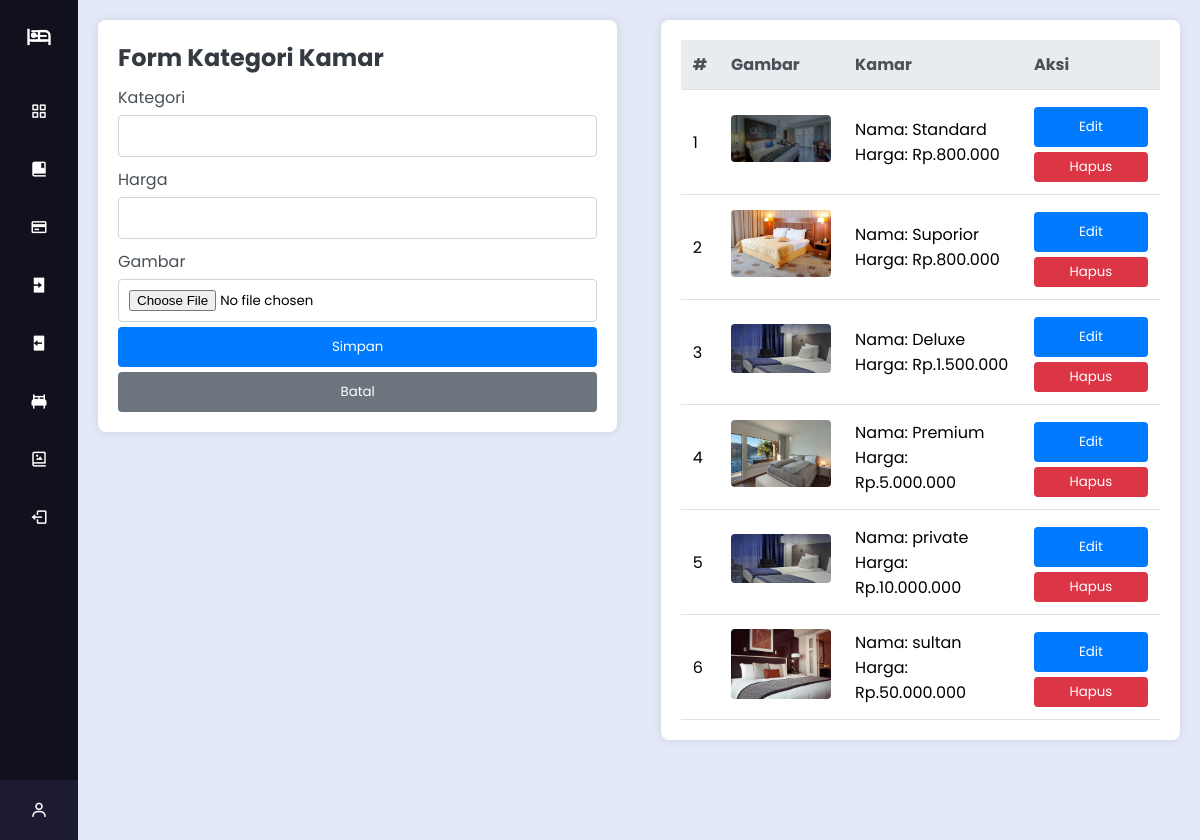
Page /admin/kategori.php (signed in) on the committed database.
### tables this page shows
CREATE TABLE `rooms` (
  `id` int(11) NOT NULL,
  `category` varchar(255) NOT NULL,
  `price` decimal(10,2) NOT NULL,
  `image` varchar(255) NOT NULL
);

### admin/kategori.php (the view, shortened to what this page needs)
<?php session_start();
require 'header.php';
if (!isset($_SESSION['log']) || $_SESSION['log'] !== true) {
    header('Location: login.php');
    exit;
} require 'footer.php'; ?>
<section class="home-section">
<?php
$servername = "localhost";
$username = "root";
$password = "";
$dbname = "hotel";
$conn = new mysqli($servername, $username, $password, $dbname);
$id = isset($_GET['edit']) ? $_GET['edit'] : null;
$kategori = '';
$harga = '';
$sql = "SELECT * FROM rooms";
$result = $conn->query($sql);
function formatRupiah($number) {
    return 'Rp.' . number_format($number, 0, ',', '.');
}
?>
<!DOCTYPE html>
<html>
<head>
    <link rel="stylesheet" type="text/css" href="style.css">
</head>
<body>
<div class="container">
    <div class="form-container">
        <h2>Form Kategori Kamar</h2>
        <form method="post" enctype="multipart/form-data" action="<?php echo htmlspecialchars($_SERVER["PHP_SELF"]); ?><?php echo $id ? '?edit=' . $id : ''; ?>">
            <label>Kategori</label>
            <input type="text" name="kategori" required value="<?php echo $kategori; ?>">
            <label>Harga</label>
            <input type="text" name="harga" required value="<?php echo $harga; ?>">
            <label>Gambar</label>
            <input type="file" name="gambar">
            <button type="submit">Simpan</button>
            <?php if ($id): ?>
                <a href="?cancel=<?php echo $id; ?>"><button type="button">Batal</button></a>
            <?php else: ?>
                <button type="reset">Batal</button>
            <?php endif; ?>
        </form>
    </div>
    <div class="table-container">
        <table>
            <tr>
                <th>#</th>
                <th>Gambar</th>
                <th>Kamar</th>
                <th>Aksi</th>
            </tr>
            <?php
            if ($result->num_rows > 0) {
                $counter = 1;
                while($row = $result->fetch_assoc()) {
                    echo "<tr>";
                    echo "<td>" . $counter . "</td>";
                    echo "<td><img src='uploads/" . $row['image'] . "' width='100'></td>";
                    echo "<td>";
                    echo "Nama: " . $row['category'] . "<br>";
                    echo "Harga: " . formatRupiah($row['price']);
                    echo "</td>";
                    echo "<td class='actions'>";
                    echo "<a href='?edit=" . $row['id'] . "'><button class='edit-button'>Edit</button></a>";
                    echo "<a href='?delete=" . $row['id'] . "'><button class='delete-button'>Hapus</button></a>";
                    echo "</td>";
                    echo "</tr>";
                    $counter++;
                }
            } else {
                echo "<tr><td colspan='4'>Tidak ada data</td></tr>";
            }
            ?>
        </table>
    </div>
</div>
</body>
</html>
</section>

### admin/header.php (shortened to what this page needs)
<!DOCTYPE html>
<html lang="en" dir="ltr">
  <head>
    <link rel="stylesheet" href="css/style.css">
    <link href='https://unpkg.com/boxicons@2.0.7/css/boxicons.min.css' rel='stylesheet'>
   </head>
<body>
  <div class="sidebar">
    <div class="logo-details">
        <i class='bx bx-hotel' ></i>
        <i class='bx bx-menu' id="btn" ></i>
    </div>
    <ul class="nav-list">
      <li>
        <a href="beranda.php">
          <i class='bx bx-grid-alt'></i>
        </a>
      </li>
      <li>
       <a href="booking.php">
        <i class='bx bxs-book-bookmark' ></i>
       </a>
     </li>
     <li>
       <a href="proses_bayar.php">
        <i class='bx bx-credit-card'></i>
       </a>
     </li>
     <li>
       <a href="checkin.php">
        <i class='bx bxs-log-in'></i>
       </a>
     </li>
     <li>
       <a href="checkout.php">
        <i class='bx bxs-log-out' ></i>
       </a>
     </li>
     <li>
       <a href="kategori.php">
        <i class='bx bxs-bed'></i>
       </a>
     </li>
     <li>
       <a href="kamar.php">
        <i class='bx bx-photo-album' ></i>
       </a>
     </li>
     <li>
     <a href="logout.php">
    <i class='bx bx-log-out'></i>
</a>
     </li>
     <li class="profile">
         <div class="profile-details">
           <div class="name_job">
             <div class="name">Admin</div>
             <div class="job">Web Admin</div>
           </div>
         </div>
         <a href="../user/index.php">
         <i class='bx bx-user' id="log_out" ></i>
         </a>
     </li>
    </ul>
  </div>

### admin/footer.php (shortened to what this page needs)
</body>
</html>

### admin/css/style.css (style rules this page uses)
* { margin: 0; padding: 0; box-sizing: border-box; font-family: "Poppins" , sans-serif; }
.sidebar { position: fixed; left: 0; top: 0; height: 100%; width: 78px; background: #11101D; padding: 6px 14px; z-index: 99; transition: all 0.5s ease; }
.sidebar .logo-details { height: 60px; display: flex; align-items: center; position: relative; }
.sidebar .logo-details #btn { position: absolute; top: 50%; right: 0; transform: translateY(-50%); font-size: 22px; transition: all 0.4s ease; font-size: 23px; text-align: center; cursor: pointer; transition: all 0.5s ease; }
.sidebar i { color: #fff; height: 60px; min-width: 50px; font-size: 28px; text-align: center; line-height: 60px; }
.sidebar .nav-list { margin-top: 20px; height: 100%; }
.sidebar li { position: relative; margin: 8px 0; list-style: none; }
.sidebar li a { display: flex; height: 100%; width: 100%; border-radius: 12px; align-items: center; text-decoration: none; transition: all 0.4s ease; background: #11101D; }
.sidebar li i { height: 50px; line-height: 50px; font-size: 18px; border-radius: 12px; }
.sidebar li.profile { position: fixed; height: 60px; width: 78px; left: 0; bottom: -8px; padding: 10px 14px; background: #1d1b31; transition: all 0.5s ease; overflow: hidden; }
.sidebar li .profile-details { display: flex; align-items: center; flex-wrap: nowrap; }
.sidebar li.profile .name, .sidebar li.profile .job { font-size: 15px; font-weight: 400; color: #fff; white-space: nowrap; }
.sidebar li.profile .job { font-size: 12px; }
.sidebar .profile #log_out { position: absolute; top: 50%; right: 0; transform: translateY(-50%); background: #1d1b31; width: 100%; height: 60px; line-height: 60px; border-radius: 0px; transition: all 0.5s ease; }
.home-section { position: relative; background: #E4E9F7; min-height: 100vh; top: 0; left: 78px; width: calc(100% - 78px); transition: all 0.5s ease; z-index: 2; }

### admin/kategori.php (style rules this page uses)
body { font-family: Arial, sans-serif; background-color: #E4E9F7; margin: 0; padding: 20px; }
.container { display: flex; flex-wrap: wrap; justify-content: space-between; align-items: flex-start; gap: 15px; }
.form-container, .table-container { flex: 1; min-width: 300px; max-width: 48%; background-color: #fff; padding: 20px; border-radius: 8px; box-shadow: 0 0 10px rgba(0, 0, 0, 0.1); }
h2 { margin-top: 0; color: #343a40; }
label { display: block; margin-top: 10px; color: #495057; }
input[type="text"], input[type="file"], button { width: 100%; padding: 10px; margin-top: 5px; border: 1px solid #ced4da; border-radius: 4px; }
button { background-color: #007bff; color: #fff; border: none; cursor: pointer; }
button[type="reset"] { background-color: #6c757d; }
table { width: 100%; border-collapse: collapse; }
th, td { padding: 12px; text-align: left; border-bottom: 1px solid #dee2e6; }
th { background-color: #e9ecef; color: #495057; }
img { max-width: 100px; border-radius: 4px; }
.actions a { margin-right: 10px; text-decoration: none; color: #007bff; }
.actions a .delete-button { background-color: #dc3545; color: #fff; border: none; padding: 5px 10px; border-radius: 4px; cursor: pointer; transition: background-color 0.3s; }

### rows in the picture
rooms: image (picture), category "Standard", price "Rp.800.000"
rooms: image (picture), category "Suporior", price "Rp.800.000"
rooms: image (picture), category "Deluxe", price "Rp.1.500.000"
rooms: image (picture), category "Premium", price "Rp.5.000.000"
rooms: image (picture), category "private", price "Rp.10.000.000"
rooms: image (picture), category "sultan", price "Rp.50.000.000"
